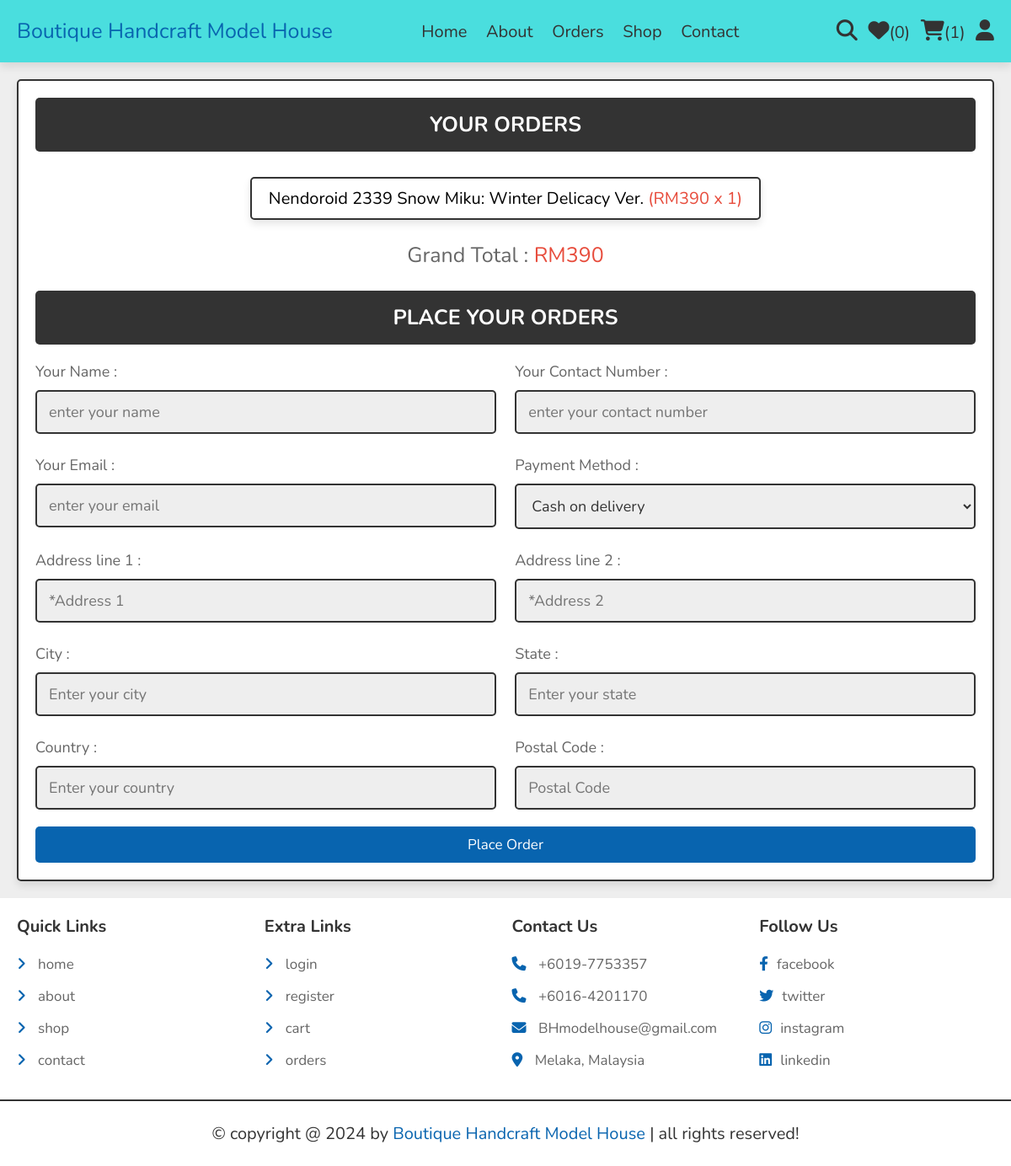
The page /checkout.php (signed in) on the database its author committed.
### tables this page shows
CREATE TABLE `cart` (
  `id` int(100) NOT NULL,
  `user_id` int(100) NOT NULL,
  `pid` int(100) NOT NULL,
  `name` varchar(100) NOT NULL,
  `price` int(10) NOT NULL,
  `quantity` int(10) NOT NULL,
  `image` varchar(100) NOT NULL
);

### checkout.php (the view, shortened to what this page needs)
<?php
include 'components/connect.php';
if(isset($_SESSION['user_id'])){
   $user_id = $_SESSION['user_id'];
}else{
   $user_id = '';
   header('location:user_login.php');
};
?>
<!DOCTYPE html>
<html lang="en">
<head>
   <link rel="stylesheet" href="https://cdnjs.cloudflare.com/ajax/libs/font-awesome/6.1.1/css/all.min.css">
   <link rel="stylesheet" href="css/style.css">
</head>
<body>
<?php include 'components/user_header.php'; ?>
<section class="checkout-orders">
   <form action="" method="POST">
   <h3>your orders</h3>
      <div class="display-orders">
      <?php
         $grand_total = 0;
         $select_cart = $conn->prepare("SELECT * FROM `cart` WHERE user_id = ?");
         $select_cart->execute([$user_id]);
         if($select_cart->rowCount() > 0){
            while($fetch_cart = $select_cart->fetch(PDO::FETCH_ASSOC)){
               $grand_total += ($fetch_cart['price'] * $fetch_cart['quantity']);
      ?>
         <p> <?= $fetch_cart['name']; ?> <span>(<?= 'RM'.$fetch_cart['price'].' x '. $fetch_cart['quantity']; ?>)</span> </p>
      <?php
            }
         }else{
            echo '<p class="empty">your cart is empty!</p>';
         }
      ?>
         <div class="grand-total">Grand Total : <span>RM<?= $grand_total; ?></span></div>
      </div>
      <h3>place your orders</h3>
      <form id="checkoutForm" action="" method="post">
      <div class="flex">
         <div class="inputBox">
            <span>Your Name :</span>
            <input type="text" name="name" placeholder="enter your name" class="box" maxlength="20" required>
         </div>
         <div class="inputBox">
            <span>Your Contact Number :</span>
            <input type="number" name="number" placeholder="enter your contact number" class="box" min="0" max="9999999999" onkeypress="if(this.value.length == 10) return false;" required>
         </div>
         <div class="inputBox">
            <span>Your Email :</span>
            <input type="email" name="email" placeholder="enter your email" class="box" maxlength="50" required>
         </div>
         <div class="inputBox">
            <span>Payment Method :</span>
            <select name="method" class="box" required>
               <option value="Cash on delivery">Cash on delivery</option>
            </select>
         </div>
         <div class="inputBox">
            <span>Address line 1 :</span>
            <input type="text" name="flat" placeholder="*Address 1" class="box" maxlength="50" required>
         </div>
         <div class="inputBox">
            <span>Address line 2 :</span>
            <input type="text" name="street" placeholder="*Address 2" class="box" maxlength="50" required>
         </div>
         <div class="inputBox">
            <span>City :</span>
            <input type="text" name="city" placeholder="Enter your city" class="box" maxlength="50" required>
         </div>
         <div class="inputBox">
            <span>State :</span>
            <input type="text" name="state" placeholder="Enter your state" class="box" maxlength="50" required>
         </div>
         <div class="inputBox">
            <span>Country :</span>
            <input type="text" name="country" placeholder="Enter your country" class="box" maxlength="50" required>
         </div>
         <div class="inputBox">
            <span>Postal Code :</span>
            <input type="number" min="0" name="pin_code" placeholder="Postal Code" min="0" max="999999" onkeypress="if(this.value.length == 6) return false;" class="box" required>
         </div>
      </div>
      <input type="submit" name="order" class="btn <?= ($grand_total > 1)?'':'disabled'; ?>" value="place order">
   </form>
</section>
<?php include 'components/footer.php'; ?>
</body>
</html>

### css/style.css (style rules this page uses)
:root { --main-color:#0864af; --viking:#4adede; --orange:#f39c12; --red:#e74c3c; --black:#333; --white:#fff; --light-color:#666; --light-bg:#eee; --border:.2rem solid var(--black); --box-shadow:0 .5rem 1rem rgba(0,0,0,.1); }
* { font-family: 'Nunito', sans-serif; margin:0; padding:0; box-sizing: border-box; outline: none; border:none; text-decoration: none; }
html { font-size: 62.5%; overflow-x: hidden; }
body { background-color: var(--light-bg); }
section { padding:2rem; max-width: 1200px; margin:0 auto; }
.btn, .delete-btn, .option-btn { display: block; width: 100%; margin-top: 1rem; border-radius: .5rem; padding:1rem 3rem; font-size: 1.7rem; text-transform: capitalize; color:var(--white); cursor: pointer; text-align: center; }
.btn { background-color: var(--main-color); }
.display-orders { text-align: center; padding-bottom: 0; }
.display-orders p { display: inline-block; padding:1rem 2rem; margin:1rem .5rem; font-size: 2rem; text-align: center; border:var(--border); background-color: var(--white); box-shadow: var(--box-shadow); border-radius: .5rem; }
.display-orders p span { color:var(--red); }
.display-orders .grand-total { margin-top: 1.5rem; margin-bottom: 2.5rem; font-size: 2.5rem; color:var(--light-color); }
.display-orders .grand-total span { color:var(--red); }
.checkout-orders form { padding:2rem; border:var(--border); background-color: var(--white); box-shadow: var(--box-shadow); border-radius: .5rem; }
.checkout-orders form h3 { border-radius: .5rem; background-color: var(--black); color:var(--white); padding:1.5rem 1rem; text-align: center; text-transform: uppercase; margin-bottom: 2rem; font-size: 2.5rem; }
.checkout-orders form .flex { display: flex; flex-wrap: wrap; gap:1.5rem; justify-content: space-between; }
.checkout-orders form .flex .inputBox { width: 49%; }
.checkout-orders form .flex .inputBox .box { width: 100%; border:var(--border); border-radius: .5rem; font-size: 1.8rem; color:var(--black); padding:1.2rem 1.4rem; margin:1rem 0; background-color: var(--light-bg); }
.checkout-orders form .flex .inputBox span { font-size: 1.8rem; color:var(--light-color); }

### rows shown on the page
cart: name "Nendoroid 2339 Snow Miku: Winter Delicacy Ver.", price "390", quantity "1"

### other values the page prints
$total_wishlist_counts "0"
$total_cart_counts "1"
$grand_total "390"
